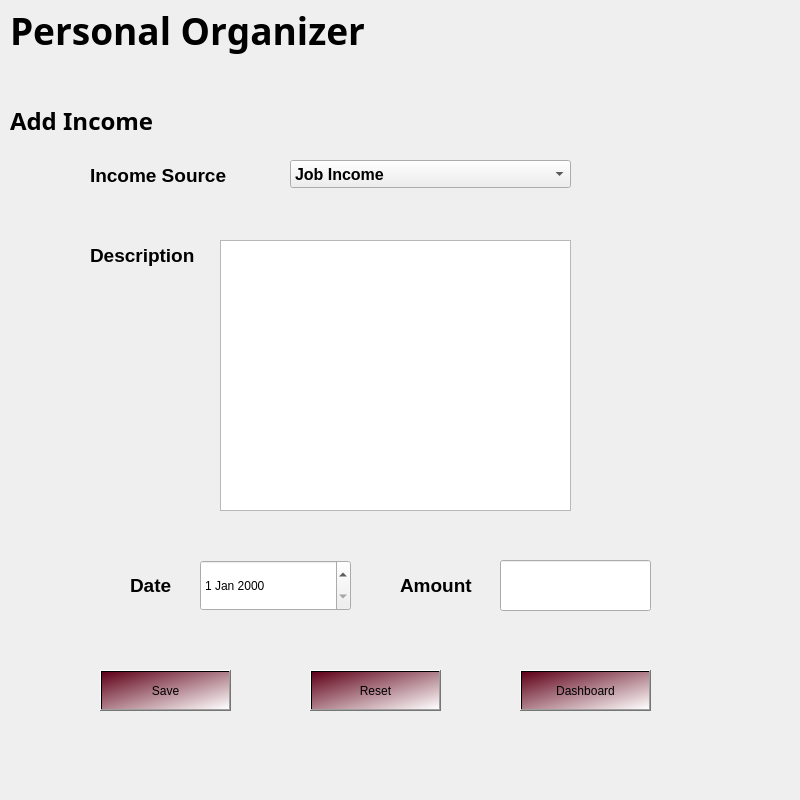
<?xml version="1.0" encoding="UTF-8"?>
<ui version="4.0">
 <class>addincome</class>
 <widget class="QDialog" name="addincome">
  <property name="geometry">
   <rect>
    <x>0</x>
    <y>0</y>
    <width>800</width>
    <height>800</height>
   </rect>
  </property>
  <property name="maximumSize">
   <size>
    <width>800</width>
    <height>800</height>
   </size>
  </property>
  <property name="windowTitle">
   <string>Dialog</string>
  </property>
  <widget class="QLabel" name="label_4">
   <property name="geometry">
    <rect>
     <x>10</x>
     <y>0</y>
     <width>621</width>
     <height>61</height>
    </rect>
   </property>
   <property name="font">
    <font>
     <family>Perpetua Titling MT</family>
     <pointsize>28</pointsize>
     <bold>true</bold>
     <underline>false</underline>
     <strikeout>false</strikeout>
     <kerning>false</kerning>
    </font>
   </property>
   <property name="text">
    <string>Personal Organizer</string>
   </property>
  </widget>
  <widget class="QDateEdit" name="incomedateEdit">
   <property name="geometry">
    <rect>
     <x>200</x>
     <y>560</y>
     <width>151</width>
     <height>51</height>
    </rect>
   </property>
  </widget>
  <widget class="QLabel" name="label_2">
   <property name="geometry">
    <rect>
     <x>90</x>
     <y>160</y>
     <width>181</width>
     <height>31</height>
    </rect>
   </property>
   <property name="font">
    <font>
     <pointsize>14</pointsize>
     <bold>true</bold>
    </font>
   </property>
   <property name="text">
    <string>Income Source</string>
   </property>
  </widget>
  <widget class="QLabel" name="label_3">
   <property name="geometry">
    <rect>
     <x>90</x>
     <y>240</y>
     <width>181</width>
     <height>31</height>
    </rect>
   </property>
   <property name="font">
    <font>
     <pointsize>14</pointsize>
     <bold>true</bold>
    </font>
   </property>
   <property name="text">
    <string>Description</string>
   </property>
  </widget>
  <widget class="QTextEdit" name="incomediscription">
   <property name="geometry">
    <rect>
     <x>220</x>
     <y>240</y>
     <width>351</width>
     <height>271</height>
    </rect>
   </property>
  </widget>
  <widget class="QLabel" name="label_5">
   <property name="geometry">
    <rect>
     <x>400</x>
     <y>570</y>
     <width>91</width>
     <height>31</height>
    </rect>
   </property>
   <property name="font">
    <font>
     <pointsize>14</pointsize>
     <bold>true</bold>
    </font>
   </property>
   <property name="text">
    <string>Amount</string>
   </property>
  </widget>
  <widget class="QLineEdit" name="incomeamount">
   <property name="geometry">
    <rect>
     <x>500</x>
     <y>560</y>
     <width>151</width>
     <height>51</height>
    </rect>
   </property>
  </widget>
  <widget class="QPushButton" name="incomereset">
   <property name="geometry">
    <rect>
     <x>310</x>
     <y>670</y>
     <width>131</width>
     <height>41</height>
    </rect>
   </property>
   <property name="styleSheet">
    <string notr="true">background-color: qlineargradient(spread:pad, x1:0, y1:0, x2:1, y2:1, stop:0 rgba(95, 0, 23, 255), stop:1 rgba(255, 255, 255, 255));
color: rgb(0, 0, 0);
font: 12pt &quot;Showcard Gothic&quot;;</string>
   </property>
   <property name="text">
    <string>Reset</string>
   </property>
  </widget>
  <widget class="QPushButton" name="insave">
   <property name="geometry">
    <rect>
     <x>100</x>
     <y>670</y>
     <width>131</width>
     <height>41</height>
    </rect>
   </property>
   <property name="styleSheet">
    <string notr="true">background-color: qlineargradient(spread:pad, x1:0, y1:0, x2:1, y2:1, stop:0 rgba(95, 0, 23, 255), stop:1 rgba(255, 255, 255, 255));
color: rgb(0, 0, 0);
font: 12pt &quot;Showcard Gothic&quot;;</string>
   </property>
   <property name="text">
    <string>Save</string>
   </property>
  </widget>
  <widget class="QComboBox" name="incomecomboBox">
   <property name="geometry">
    <rect>
     <x>290</x>
     <y>160</y>
     <width>281</width>
     <height>28</height>
    </rect>
   </property>
   <property name="font">
    <font>
     <pointsize>12</pointsize>
     <bold>true</bold>
    </font>
   </property>
   <item>
    <property name="text">
     <string>Job Income</string>
    </property>
   </item>
   <item>
    <property name="text">
     <string>Allowance From Parents</string>
    </property>
   </item>
   <item>
    <property name="text">
     <string>Scholarship</string>
    </property>
   </item>
   <item>
    <property name="text">
     <string>Student Aid</string>
    </property>
   </item>
   <item>
    <property name="text">
     <string>Other Incomes</string>
    </property>
   </item>
  </widget>
  <widget class="QLabel" name="label_6">
   <property name="geometry">
    <rect>
     <x>10</x>
     <y>90</y>
     <width>241</width>
     <height>61</height>
    </rect>
   </property>
   <property name="font">
    <font>
     <family>Segoe UI Variable</family>
     <pointsize>18</pointsize>
     <bold>true</bold>
    </font>
   </property>
   <property name="text">
    <string>Add Income</string>
   </property>
  </widget>
  <widget class="QPushButton" name="insave_2">
   <property name="geometry">
    <rect>
     <x>520</x>
     <y>670</y>
     <width>131</width>
     <height>41</height>
    </rect>
   </property>
   <property name="styleSheet">
    <string notr="true">background-color: qlineargradient(spread:pad, x1:0, y1:0, x2:1, y2:1, stop:0 rgba(95, 0, 23, 255), stop:1 rgba(255, 255, 255, 255));
color: rgb(0, 0, 0);
font: 12pt &quot;Showcard Gothic&quot;;</string>
   </property>
   <property name="text">
    <string>Dashboard</string>
   </property>
  </widget>
  <widget class="QLabel" name="label_7">
   <property name="geometry">
    <rect>
     <x>0</x>
     <y>-230</y>
     <width>801</width>
     <height>341</height>
    </rect>
   </property>
   <property name="styleSheet">
    <string notr="true">image:url(:/images/header.jpg)</string>
   </property>
   <property name="text">
    <string>TextLabel</string>
   </property>
  </widget>
  <widget class="QLabel" name="label">
   <property name="geometry">
    <rect>
     <x>-210</x>
     <y>100</y>
     <width>1291</width>
     <height>871</height>
    </rect>
   </property>
   <property name="styleSheet">
    <string notr="true">image:url(:/images/sky.jpg)</string>
   </property>
   <property name="text">
    <string>TextLabel</string>
   </property>
  </widget>
  <widget class="QLabel" name="label_8">
   <property name="geometry">
    <rect>
     <x>130</x>
     <y>570</y>
     <width>61</width>
     <height>31</height>
    </rect>
   </property>
   <property name="font">
    <font>
     <pointsize>14</pointsize>
     <bold>true</bold>
    </font>
   </property>
   <property name="text">
    <string>Date</string>
   </property>
  </widget>
  <zorder>label</zorder>
  <zorder>label_7</zorder>
  <zorder>label_4</zorder>
  <zorder>incomedateEdit</zorder>
  <zorder>label_2</zorder>
  <zorder>label_3</zorder>
  <zorder>incomediscription</zorder>
  <zorder>label_5</zorder>
  <zorder>incomeamount</zorder>
  <zorder>incomereset</zorder>
  <zorder>insave</zorder>
  <zorder>incomecomboBox</zorder>
  <zorder>label_6</zorder>
  <zorder>insave_2</zorder>
  <zorder>label_8</zorder>
 </widget>
 <resources/>
 <connections/>
</ui>
